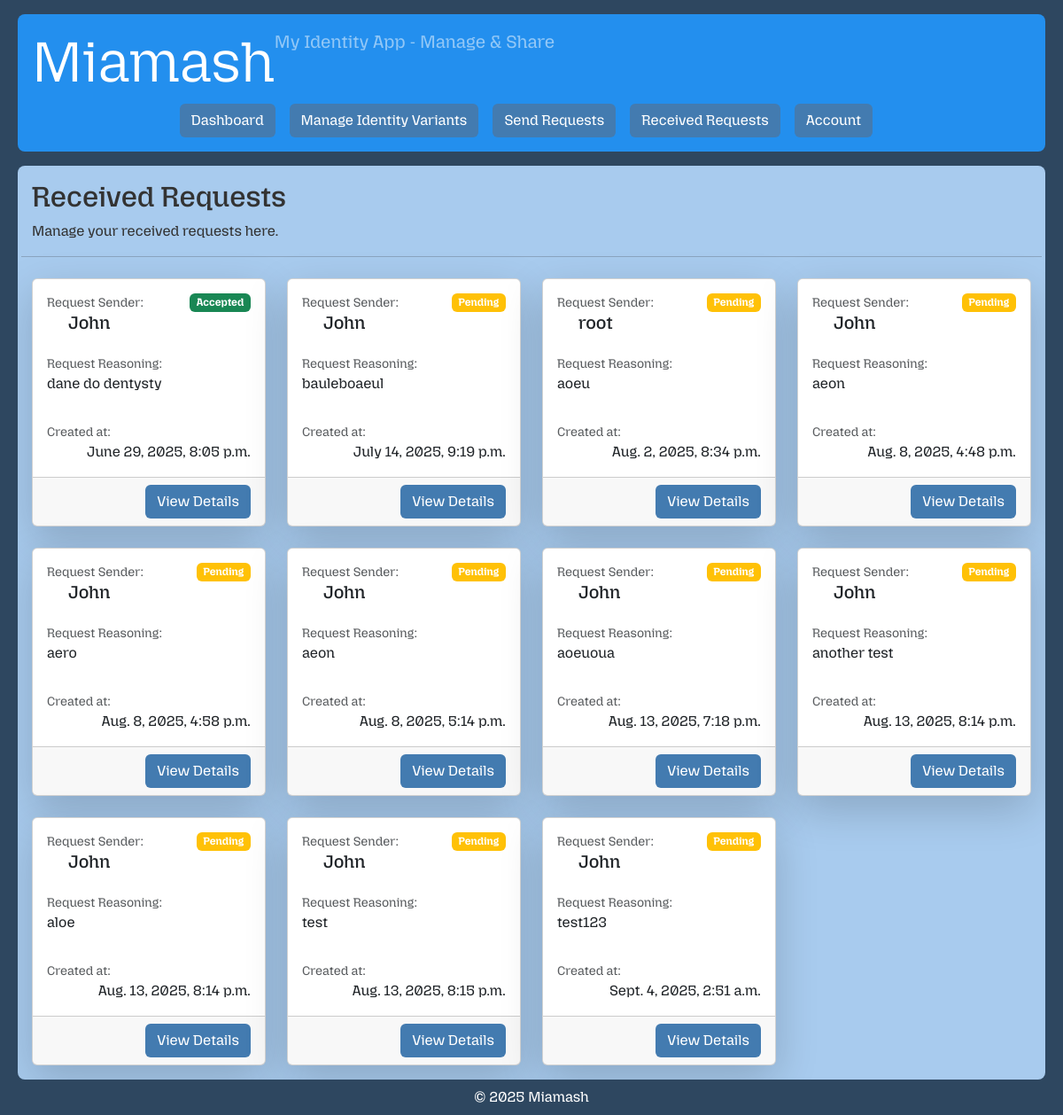
/request/receive/ (signed in), run on an earlier commit of the app's database.
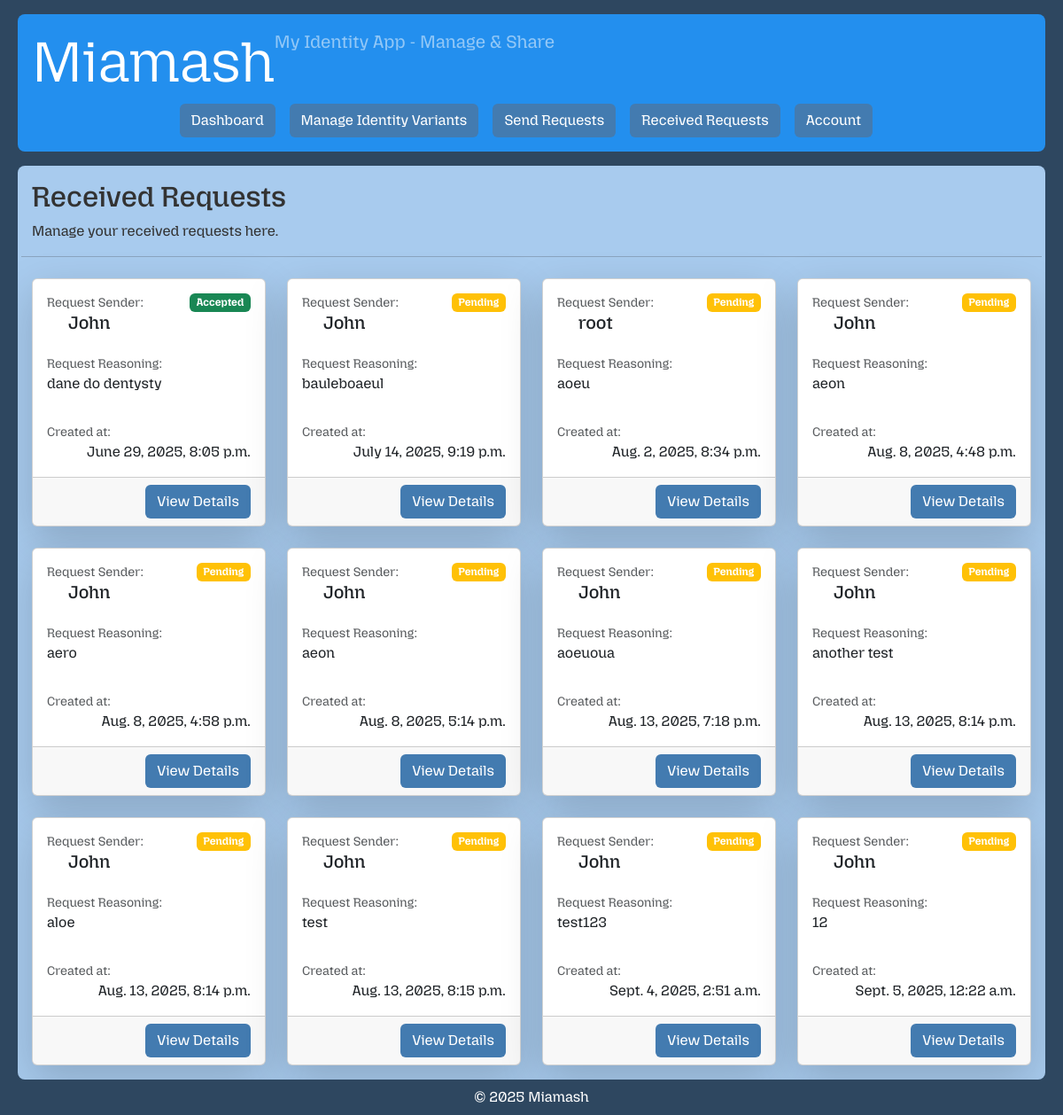
And on a later commit of the database.
### core/models.py (models this page shows, shortened)
class Request(models.Model):
    sender = models.ForeignKey(User, on_delete=models.CASCADE, related_name='requests_sent')
    receiver = models.ForeignKey(User, on_delete=models.CASCADE, related_name='requests_received')
    request_reasoning = models.TextField(blank=True)
    created_at = models.DateTimeField(auto_now_add=True)
    class Status(models.TextChoices):
        PENDING = 'pending', 'Pending'
        ACCEPTED = 'accepted', 'Accepted'
        DENIED = 'denied', 'Denied'
    status = models.CharField(max_length=10, choices=Status.choices, default=Status.PENDING)

### web/views.py (the view)
# urls.py: path('request/receive/', RequestReceiveListView.as_view(), name='request-receive-list'),
class RequestReceiveListView(RequestReceiverPermissionMixin, ListView):
    template_name = 'private/request_receive_list.html'
    context_object_name = 'received_requests'

### web/permissions.py (called while the page is built)
    def get_queryset(self):
        return self.model.objects.filter(receiver=self.request.user) # type: ignore

### web/templates/private/request_receive_list.html (shortened to what this page needs)
{% extends "private/base.html" %}
{% block content %}
    <div class="row align-items-center mb-2">
        <div class="col">
            <h2>Received Requests</h2>
            <p>Manage your received requests here.</p>
        </div>
        <hr>
    </div>
    {% if received_requests %}
        <div class="row row-cols-1 row-cols-sm-1 row-cols-md-2 row-cols-lg-3 row-cols-xl-4 row-cols-xxl-5  g-4">
            {% for request in received_requests %}
                <div class="col">
                    <div class="card h-100 mb-3 shadow-lg">
                        <div class="card-body d-flex flex-column">
                            <div class="d-flex justify-content-between">
                                <div>
                                    <p class="text-muted mb-0 small">Request Sender:</p>
                                </div>
                                {% if request.status == "pending" %}
                                    <span class="badge bg-warning">Pending</span>
                                {% endif %}
                                {% if request.status == "accepted" %}
                                    <span class="badge bg-success">Accepted</span>
                                {% endif %}
                            </div>
                            <h5 class="card-text ps-4 ">{{ request.sender }}</h5>
                            <p class="text-muted mb-0 mt-3 small">Request Reasoning:</p>
                            <p class="card-text">{{ request.request_reasoning }}</p>
                            <div class="flex-grow-1"></div>
                            <p class="text-muted mb-0 small">Created at:</p>
                            <p class="card-text text-end">{{ request.created_at }}</p>
                        </div>
                        <div class="card-footer text-end">
                            <a class="btn btn-blue" href="{% url 'request-receive-detail' request.id %}">View Details</a>
                        </div>
                    </div>
                </div>
            {% endfor %}
        </div>
    {% else %}
        <p>No received requests at the moment... Some will come soon for sure!</p>
    {% endif %}
{% endblock %}

What changed in the data, as far as the page shows it:
added Request: status "Pending", sender "John", request_reasoning "12", created_at "Sept. 5, 2025, 12:22 a.m."
